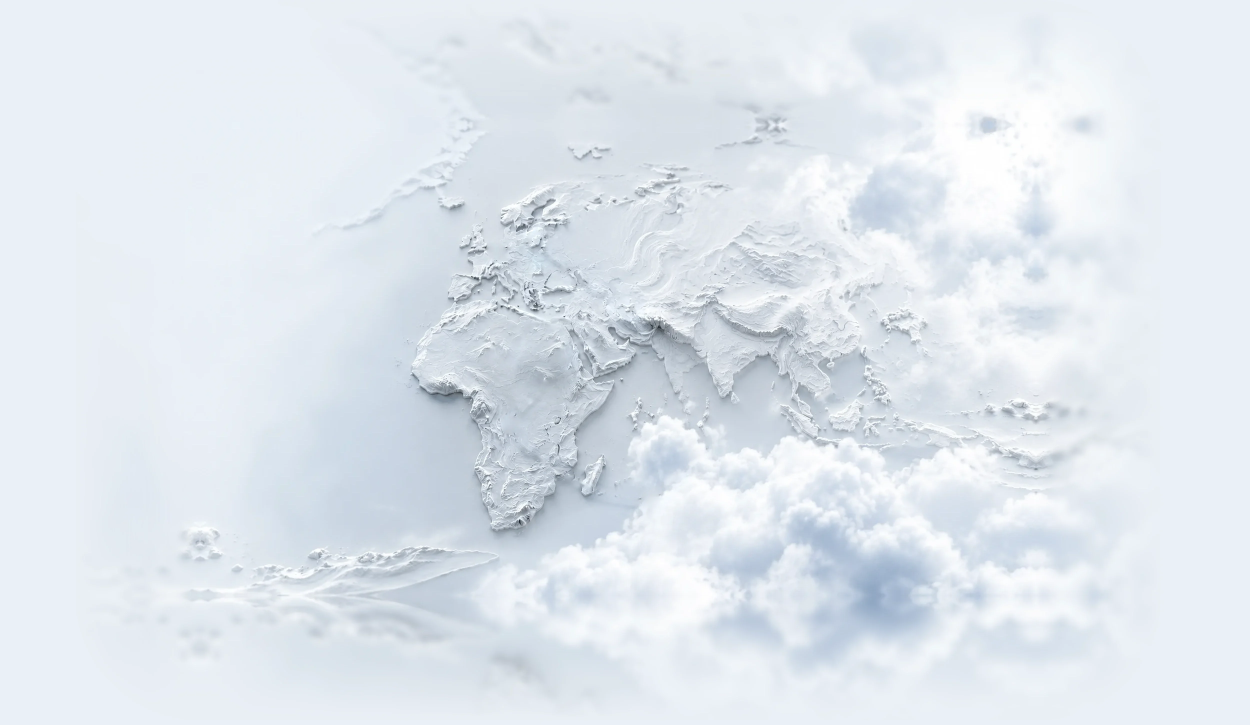
#> input picture assets/atlas/map.webp, 5000 x 2900 px, found by its file name (shown at 1/4 size)
$ python deghost-map.py MAP.webp OUT.webp
#> lines starting #> are read from the running program, lines starting #| are printed output that depends on the picture; after the words box and inside, x2 and y2 are one past the last pixel; in counts of white or black regions, pixels touching at a corner belong together
"""Second pass after clean-reference.py: even out the soft grey patch the
reference container and its glow left in central Africa, by giving the
broad tone there the tone of the ground around it (fine relief kept).

usage: python deghost-map.py MAP.webp OUT.webp
"""
import cv2, numpy as np, sys
from scipy import ndimage as nd
src, out = sys.argv[1], sys.argv[2]
a = cv2.imread(src).astype(np.float32)
S = a.shape[1] / 2500  # map-frame px per unit
#> S = 2
cx, cy, R = (680 + 400) * S, (462 + 250) * S, 120 * S
#> cx = 2160; cy = 1424; R = 240
x0, y0, x1, y1 = int(cx - 3 * R), int(cy - 3 * R), int(cx + 3 * R), int(cy + 3 * R)
#> x0 = 1440; y0 = 704; x1 = 2880; y1 = 2144
c = a[y0:y1, x0:x1]
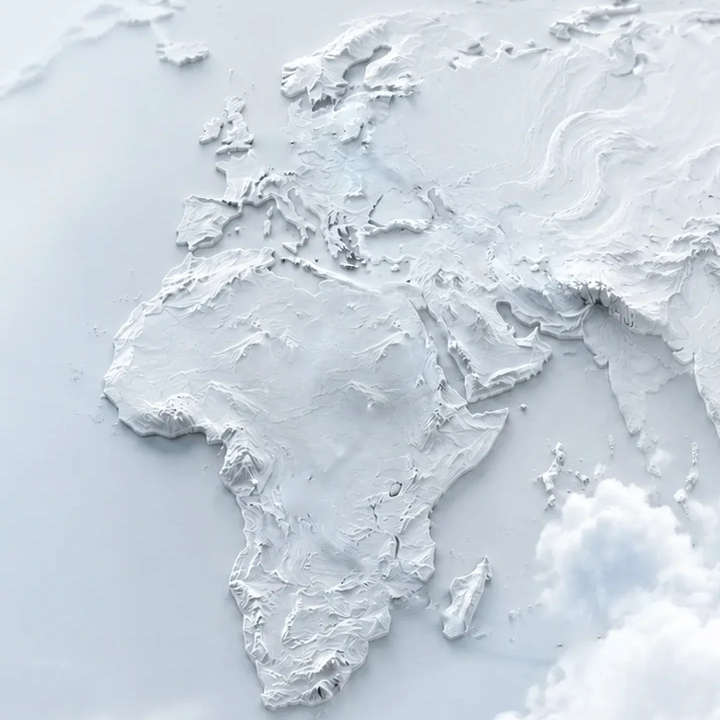
#> c: shape (1440, 1440, 3) float32 (shown at 1/2 size); mean B, G, R 222.5, 213.4, 202.6
yy, xx = np.mgrid[y0:y1, x0:x1]
d = np.hypot(xx - cx, yy - cy) / R
inside = (d < 1.15).astype(np.float32)
w = np.clip((1.35 - d) / 0.45, 0, 1); w = w * w * (3 - 2 * w)
sig = 22 * S
#> sig = 44
ok = 1 - inside
for ch in range(3):
    low = nd.gaussian_filter(c[..., ch], sig)
    tgt = nd.gaussian_filter(c[..., ch] * ok, sig * 2.2) / (nd.gaussian_filter(ok, sig * 2.2) + 1e-4)
    c[..., ch] += (tgt - low) * w
#> this loop made 3 passes
#> pass 1, `low = nd.gaussian_filter(c[..., ch], sig)`:
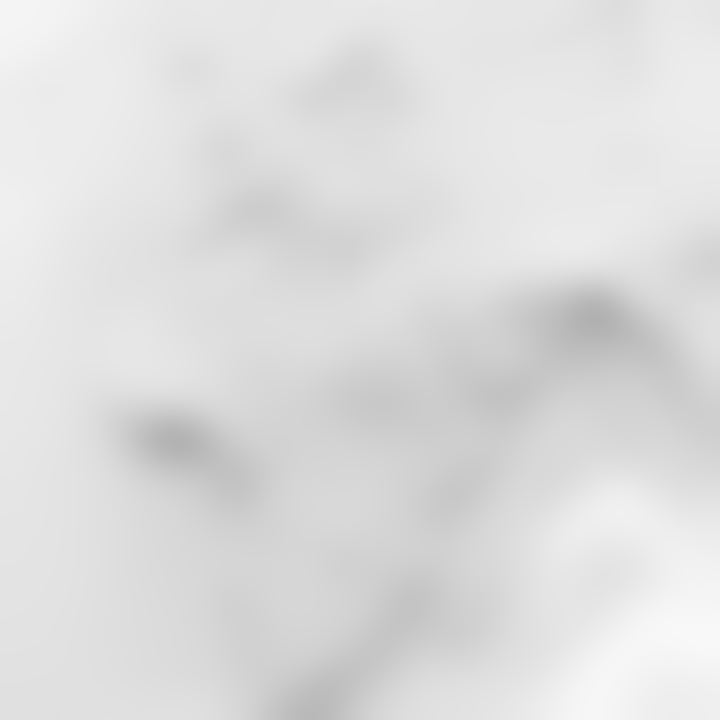
#> low: shape (1440, 1440) float32 (shown at 1/2 size); min 177.2, max 248.8, mean 221.9
#> after the loop:
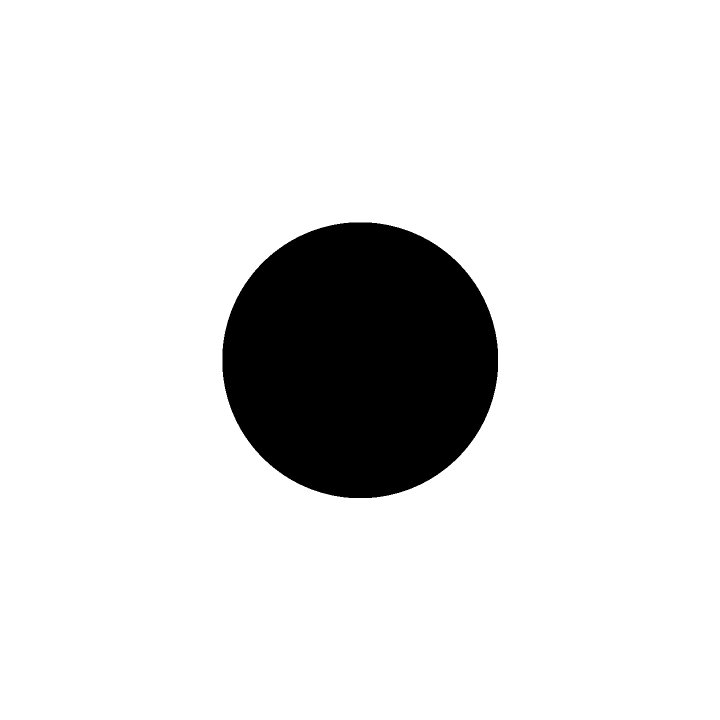
#> ok: shape (1440, 1440) float32 (shown at 1/2 size); values 0 (black) and 1 (white), 88.5% white; 1 black region, box (x1, y1, x2, y2) and area: (445, 445, 996, 996) 239273
a[y0:y1, x0:x1] = c
cv2.imwrite(out, np.clip(a, 0, 255).astype(np.uint8), [cv2.IMWRITE_WEBP_QUALITY, 86])
